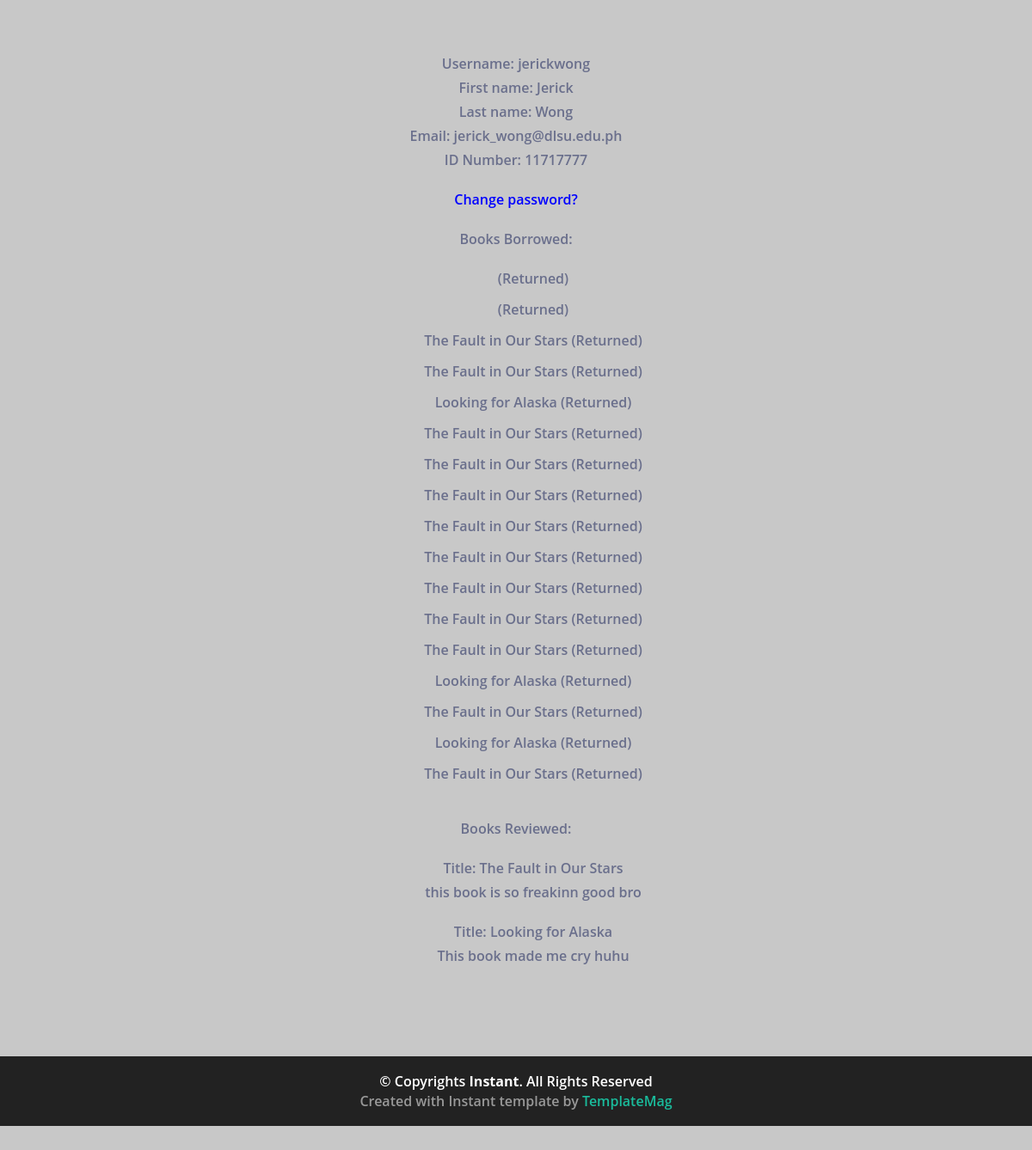
The app's page /catalog/profile/ (signed in, lower part), older data.
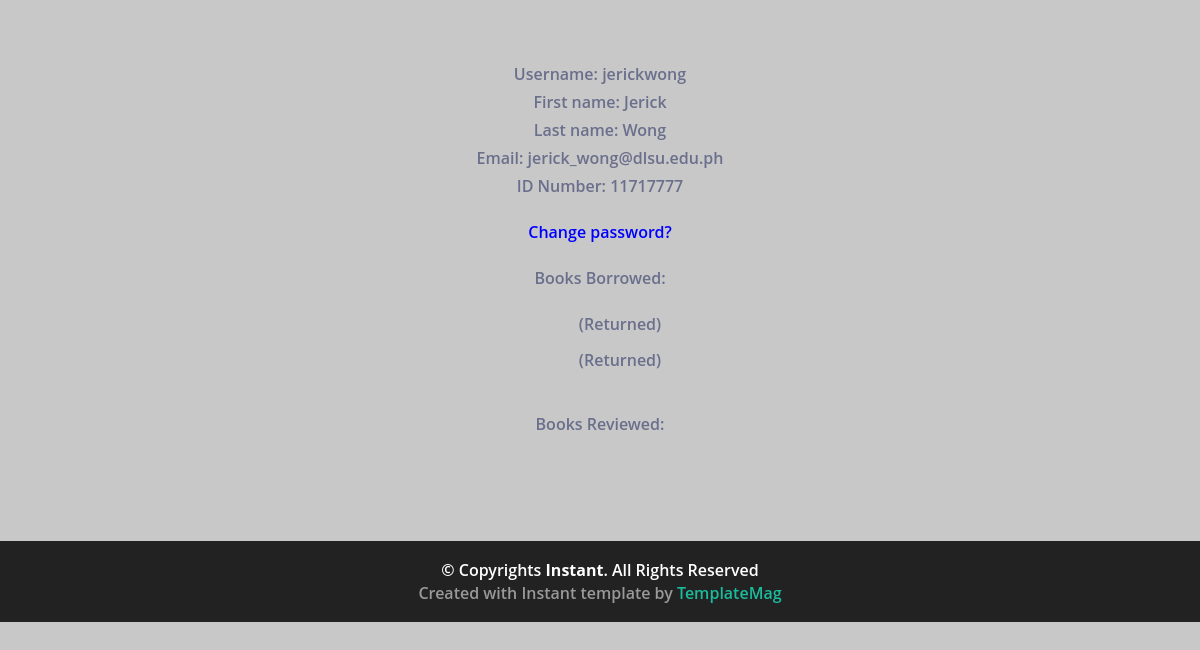
The same page, newer data.
### catalog/models.py (models this page shows, shortened)
class BorrowedBefore(models.Model):
    borrower = models.ForeignKey(User, on_delete=models.CASCADE)
    book = models.ForeignKey(Book, on_delete=models.CASCADE, null=True, blank=False)

class Book(models.Model):
    title = models.CharField(max_length=200)
    author = models.ForeignKey('Author', on_delete=models.SET_NULL, null=True)
    publisher = models.ForeignKey('Publisher', on_delete=models.SET_NULL, null=True)
    date_published = models.DateField('Date Published', null=True, blank=True)
    summary = models.TextField(max_length=1000, help_text='Enter a brief description of the book')
    isbn = models.CharField('ISBN', max_length=13, help_text='13 Character <a href="https://www.isbn-international.org/content/what-isbn">ISBN number</a>')
    genre = models.ManyToManyField(Genre, help_text='Select a genre for this book')
    reviews = models.ManyToManyField(Review, help_text='Leave a review for this book')
    def display_genre(self):
        """Create a string for the Genre. This is required to display genre in Admin."""
        return ', '.join(genre.name for genre in self.genre.all()[:3])
    def display_review(self):
        """Create a string for the Genre. This is required to display genre in Admin."""
        return ', '.join(reviews.review + ' - ' + reviews.reviewer.username for reviews in self.reviews.all()[:3])
    display_review.short_description = 'Reviews'
    display_genre.short_description = 'Genre'

class Review(models.Model):
    review = models.CharField(max_length=1000, help_text='Enter your review')
    reviewer = models.ForeignKey(User, on_delete=models.CASCADE)

### catalog/views.py (the view)
# urls.py: path('profile/', views.profile, name='profile'),
def profile(request):
    bookinstance = BookInstance.objects.all()
    booksreviewed = Book.objects.all()
    borrowedbefore = BorrowedBefore.objects.all()
    context = {
        'bookinstance': bookinstance,
        'booksreviewed': booksreviewed,
        'borrowedbefore': borrowedbefore
    }
    return render(request, 'profile.html', context=context)

### catalog/templatetags/custom_tags.py (called while the page is built)
@register.filter(name='has_group')
def has_group(user, group_name):
    return user.groups.filter(name=group_name).exists()

### templates/profile.html (shortened to what this page needs)
{% extends "base_generic.html" %}
{% load custom_tags %}
{% block content %}
<div class="container">
  <div class="row centered mt mb">
    <div class="col-lg-8 col-lg-offset-2">
    {% if user.is_authenticated %}
        <br>
        <p>Username: {{ user.username }}</p>
        <p>First name: {{ user.first_name }}</p>
        <p>Last name: {{ user.last_name }}</p>
        <p>Email: {{ user.email }}</p>
        <p>ID Number: 11717777</p>
		<br>
        <p class="clickable"><a href="{% url 'password_change' %}">Change password?</a></p>
        {% if user|has_group:"Student/Teacher" %}
            <br>
            {% if bookinstance %}
            <p>Books Borrowed:</p> <br>
            <ul>
                {% for borrowed in borrowedbefore %}
                    {% if borrowed.borrower == user %}
                    <li class='text-secondary'>
                        {{ borrowed.book.title }} (Returned)
                    </li> <br>
                    {% endif %}
                {% endfor %}
            </ul>
            {% else %}
                <p>There are no books borrowed.</p>
            {% endif %}
            <br>
            <p>Books Reviewed:</p> <br>
            {% for b in booksreviewed %}
                {%  for r in b.reviews.all %}
                    {% if r.reviewer == user %}
                    <ul>
                        <p>Title: {{ b.title }}</p>
                        <li>{{ r.review }}</li> <br>
                    </ul>
                    {% endif %}
                {%  endfor %}
            {% endfor %}
        {% endif %}
    {% else %}
      <p>Login first</p>
    {% endif %}
</div>
 </div>
</div>
{% endblock %}

Row changes from the older to the newer data that the page shows:
removed BorrowedBefore: book "The Fault in Our Stars"
removed BorrowedBefore: book "The Fault in Our Stars"
removed BorrowedBefore: book "Looking for Alaska"
removed BorrowedBefore: book "The Fault in Our Stars"
removed BorrowedBefore: book "The Fault in Our Stars"
removed BorrowedBefore: book "The Fault in Our Stars"
removed BorrowedBefore: book "The Fault in Our Stars"
removed BorrowedBefore: book "The Fault in Our Stars"
removed BorrowedBefore: book "The Fault in Our Stars"
removed BorrowedBefore: book "The Fault in Our Stars"
removed BorrowedBefore: book "The Fault in Our Stars"
removed BorrowedBefore: book "Looking for Alaska"
removed BorrowedBefore: book "The Fault in Our Stars"
removed BorrowedBefore: book "Looking for Alaska"
removed BorrowedBefore: book "The Fault in Our Stars"
removed Book: title "The Fault in Our Stars"
no longer on this page (row unchanged): Review: review "this book is so freakinn good bro"
removed Book: title "Looking for Alaska"
no longer on this page (row unchanged): Review: review "This book made me cry huhu"
